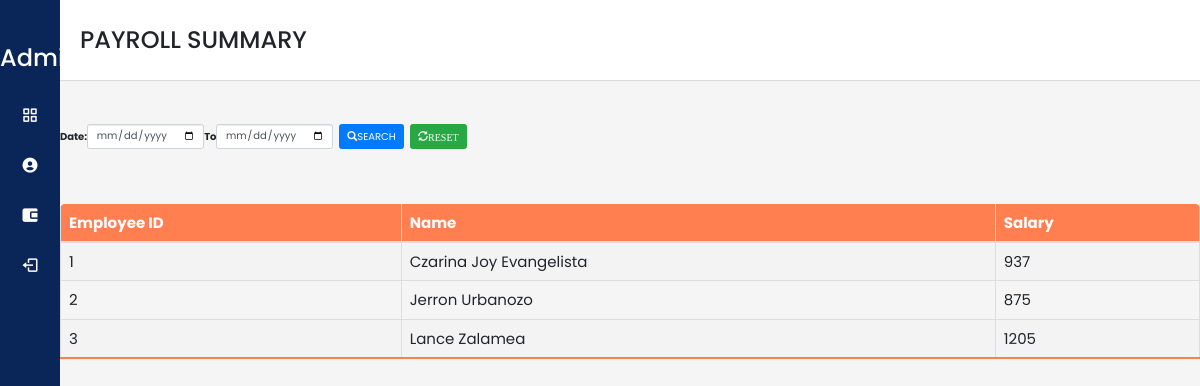
Screenshot of /payrollsummary.php with the database file from the repository.
### tables this page shows
CREATE TABLE `attendance` (
  `id` int(11) NOT NULL,
  `employee_id` varchar(11) NOT NULL,
  `date` date NOT NULL,
  `time_in` time NOT NULL DEFAULT current_timestamp(),
  `status` int(1) NOT NULL,
  `time_out` time NOT NULL,
  `num_hr` double NOT NULL,
  `start_break` time NOT NULL,
  `end_break` time NOT NULL,
  `salary` varchar(11) NOT NULL
);

CREATE TABLE `employees` (
  `id` int(11) NOT NULL,
  `employee_id` varchar(15) NOT NULL,
  `firstname` varchar(50) NOT NULL,
  `lastname` varchar(50) NOT NULL,
  `position_id` int(11) NOT NULL,
  `schedule_id` int(11) NOT NULL,
  `created_on` date NOT NULL DEFAULT current_timestamp()
);

### range.php (the view)
<?php
	require 'conn.php';
	if(ISSET($_POST['search'])){
		$date1 = date("Y-m-d", strtotime($_POST['date1']));
		$date2 = date("Y-m-d", strtotime($_POST['date2']));
		$query=mysqli_query($conn, "SELECT *,SUM(salary) as TotalSalary
		FROM `attendance`
        INNER JOIN employees ON attendance.employee_id = employees.employee_id
        WHERE date(`date`)
        BETWEEN '$date1' AND '$date2'
		GROUP BY attendance.employee_id") or die(mysqli_error());
		$row=mysqli_num_rows($query);
		if($row>0){
			while($fetch=mysqli_fetch_array($query)){
?>
	<tr>
		<td><?php echo $fetch['employee_id']?></td>
		<td><?php echo $fetch['firstname']?></td>
		<td><?php echo $fetch['TotalSalary']?></td>
	</tr>
<?php
			}
		}else{
			echo'
			<tr>
				<td colspan = "4"><center>Record Not Found</center></td>
			</tr>';
		}
	}else{
		$query=mysqli_query($conn, "SELECT * ,SUM(salary) as TotalSalary
		FROM `attendance`
		INNER JOIN employees ON attendance.employee_id = employees.employee_id
		GROUP BY attendance.employee_id") or die(mysqli_error());
		while($fetch=mysqli_fetch_array($query)){
?>
	<tr>
		<td><?php echo $fetch['employee_id']?></td>
		<td><?php echo $fetch['firstname'] ?> <?php echo $fetch['lastname'] ?></td>
		<td><?php echo $fetch['TotalSalary']?></td>
	</tr>
<?php
		}
	}
?>

### sidebar.css (style rules this page uses)
* { margin: 0; padding: 0; box-sizing: border-box; font-family: 'Poppins', sans-serif; }
.table th, .table td { padding: 12px 15px; }
.table tbody tr { border-bottom: 1px solid #ddd; }
.table tbody tr:nth-of-type(odd) { background: #f3f3f3; }
.table tbody tr:last-of-type { border-bottom: 2px solid coral; }

### rows the page displays
attendance: employees.employee_id "1", employees.firstname "Czarina Joy", employees.lastname "Evangelista", TotalSalary "937"
attendance: employees.employee_id "2", employees.firstname "Jerron", employees.lastname "Urbanozo", TotalSalary "875"
attendance: employees.employee_id "3", employees.firstname "Lance", employees.lastname "Zalamea", TotalSalary "1205"
